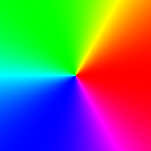
#> input picture 2nd Sem/DIP/WM1BX.png, 151 x 151 px, found by its file name
$ python 6.colortoLab.py
#> lines starting #> are read from the running program, lines starting #| are printed output that depends on the picture
import numpy as np
import cv2 as cv

img = cv.imread("/home/christy/Documents/Myself/Academia/PG docs/Lab-assignments/2nd Sem/DIP/WM1BX.png")
#> img is the input picture: shape (151, 151, 3); mean B, G, R 109.4, 109.4, 114.4
LAB = cv.cvtColor(img, cv.COLOR_BGR2LAB)
#> LAB: shape (151, 151, 3); mean of channels 0, 1, 2 160.5, 148.7, 139.3

cv.imshow('LAB',LAB)

cv.imshow('L', LAB[:,:,0])
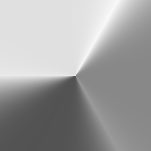
#> window 'L': shape (151, 151); min 82, max 248, mean 160.5
cv.imshow('a', LAB[:,:,1])
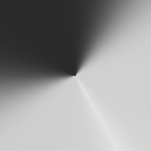
#> window 'a': shape (151, 151); min 42, max 226, mean 148.7
cv.imshow('b', LAB[:,:,2])
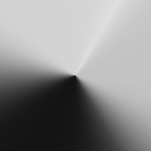
#> window 'b': shape (151, 151); min 20, max 223, mean 139.3

cv.waitKey(10000)
